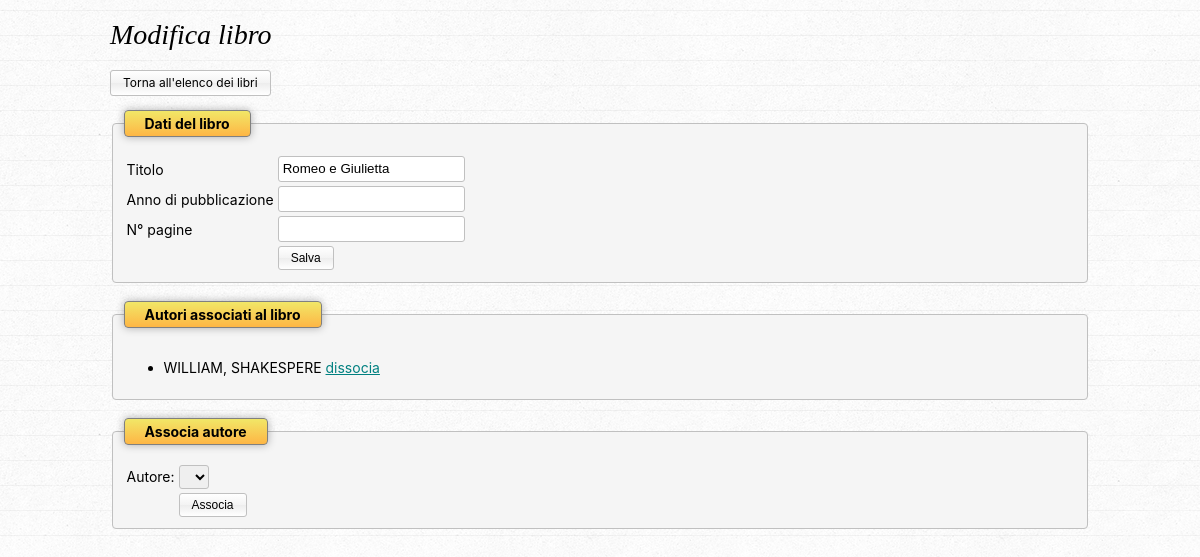
/libro-edit.php?idl=2, run on the app's committed database.
### tables this page shows
CREATE TABLE libri (idl INTEGER PRIMARY KEY AUTOINCREMENT, titolo VARCHAR (255) CHECK (LENGTH(titolo) <= 255) NOT NULL, anno_pub INTEGER, num_pag INTEGER, idg char (10) CHECK (length(idg) <= 10), id_ce INTEGER REFERENCES casaed (id_ce) ON DELETE SET NULL ON UPDATE CASCADE);

CREATE TABLE autori (ida CHAR (10) PRIMARY KEY CHECK (length(ida) <= 10), cognomea VARCHAR (50) CHECK (length(cognomea) <= 50) NOT NULL, nomea VARCHAR (50) CHECK (length(nomea) <= 50), data_nascita DATE, id_naz CHAR (3) CHECK (length(id_naz) <= 3) REFERENCES nazioni (id_naz) ON DELETE SET NULL ON UPDATE CASCADE);

### libro-edit.php (the view, shortened to what this page needs)
<?php
require_once("connessione.php");
$idl = $_GET['idl'];
$str_query = "SELECT * FROM libri WHERE idl = :idl";
$comando = $dbconn->prepare($str_query);
$esegui = $comando->execute(['idl' => $idl]);
$libro = $comando->fetch();
$str_query = "SELECT a.ida, a.cognomea, a.nomea
FROM autori AS a, scrive AS s
WHERE a.ida = s.ida AND s.idl=:idl
ORDER BY a.cognomea, a.nomea";
$comandoGetAutori = $dbconn->prepare($str_query);
$esegui = $comandoGetAutori->execute(['idl' => $idl]);
?>
<!DOCTYPE html>
<html lang="en">
<head>
    <link rel="stylesheet" href="biblio.css" />
</head>
<body>
    <div class="main">
        <h1>Modifica libro</h1>
        <p><a href="libri.php" class="button">Torna all'elenco dei libri</a></p>
        <form action="" method="post">
            <fieldset>
                <legend>Dati del libro</legend>
                <table class="form-table">
                    <tbody>
                        <tr>
                            <td>Titolo</td>
                            <td><input type="text" name="titolo" id="titolo" value="<?php echo $libro['titolo']; ?>" /></td>
                        </tr>
                        <tr>
                            <td>Anno di pubblicazione</td>
                            <td><input type="number" name="anno_pub" id="anno_pub" value="<?php echo $libro['anno_pub']; ?>" /></td>
                        </tr>
                        <tr>
                            <td>N° pagine</td>
                            <td><input type="number" name="num_pag" id="num_pag" value="<?php echo $libro['num_pag']; ?>" /></td>
                        </tr>
                        <tr>
                            <td></td>
                            <td><button type="submit">Salva</button></td>
                        </tr>
                    </tbody>
                </table>
            </fieldset>
        </form>
        <form action="libro-unset-autore.php">
            <fieldset>
                <legend>Autori associati al libro</legend>
                <ul>
                    <?php
                    while($autore = $comandoGetAutori->fetch()) {
                        $cognomea = $autore['cognomea'];
                        $nomea = $autore['nomea'];
                        $ida = $autore['ida'];
                        echo "<li>$cognomea, $nomea <a href=\"libro-unset-autore.php?idl=$idl&ida=$ida\" onclick=\"return confirm('Dissociare l\'autore selezionato?');\">dissocia</a></li>";
                    }
                    ?>
                </ul>
            </fieldset>
        </form>
        <form action="libro-set-autore.php">
            <fieldset>
                <legend>Associa autore</legend>
                <table>
                    <tr>
                        <td>Autore:</td>
                        <td>
                            <select name="id_autore" id="id_autore"></select>
                        </td>
                    </tr>
                    <tr>
                        <td></td>
                        <td><button type="submit">Associa</button></td>
                    </tr>
                </table>
            </fieldset>
        </form>
    </div>
</body>
</html>

### biblio.css (style rules this page uses)
body { font-family: -apple-system, BlinkMacSystemFont, 'Segoe UI', Roboto, Oxygen, Ubuntu, Cantarell, 'Open Sans', 'Helvetica Neue', sans-serif; background-color: whitesmoke; background-image: url(img/linedpaper.png); font-size: 14px; }
h1, h2, h3, h4, h5, h6 { font-family: Georgia, 'Times New Roman', Times, serif; font-style: italic; font-weight: normal; }
a:link { color: teal; }
.main { max-width: 980px; margin-left: auto; margin-right: auto; }
a.button { display: inline-block; text-decoration: none; color: inherit; line-height: 24px; }
button, input[type=submit], a.button { border: 1px solid silver; background: #ffffff; background: -moz-linear-gradient(top, #ffffff 0%, #f3f3f3 50%, #ededed 51%, #ffffff 100%); background: -webkit-linear-gradient(top, #ffffff 0%,#f3f3f3 50%,#ededed 51%,#ffffff 100%); background: linear-gradient(to bottom, #ffffff 0%,#f3f3f3 50%,#ededed 51%,#ffffff 100%); border-radius: 3px; height: 24px; font-size: 12px; padding-left: 12px; padding-right: 12px; }
input[type="text"], input[type="search"], input[type="number"], input[type="date"], select { height: 24px; line-height: 24px; border-radius: 3px; border: 1px solid silver; padding: 0 4px; line-height: 24px; }
fieldset { border: 1px solid silver; margin-bottom: 18px; border-radius: 4px; background-color: whitesmoke; }
legend { background: #f1e767; background: -moz-linear-gradient(top, #f1e767 0%, #feb645 100%); background: -webkit-linear-gradient(top, #f1e767 0%, #feb645 100%); background: linear-gradient(to bottom, #f1e767 0%, #feb645 100%); border: 1px solid gray; box-shadow: 0 0 8px rgba(0, 0, 0, 0.3); padding: 4px 20px; font-weight: bold; font-size: 14px; border-radius: 4px; margin-bottom: 12px; }

### data on the page
libri: titolo "Romeo e Giulietta"
autori: cognomea "WILLIAM", nomea "SHAKESPERE"
